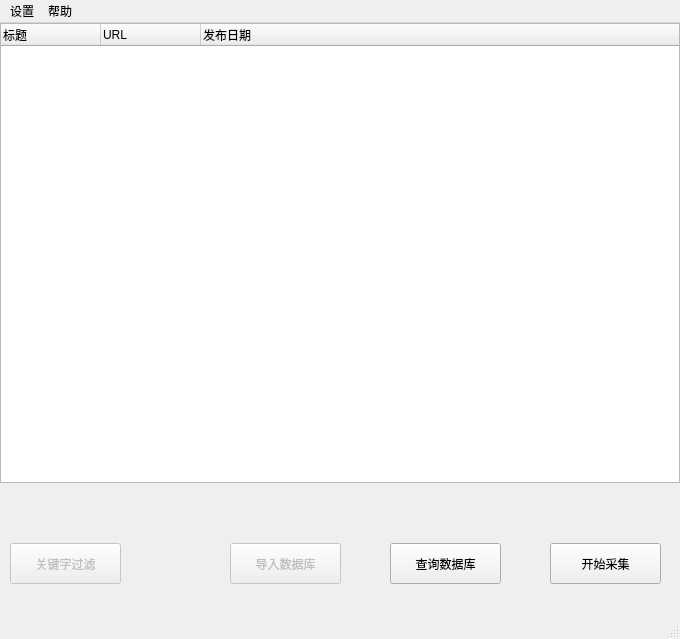
<?xml version="1.0" encoding="UTF-8"?>
<ui version="4.0">
 <class>RssMain</class>
 <widget class="QMainWindow" name="RssMain">
  <property name="geometry">
   <rect>
    <x>0</x>
    <y>0</y>
    <width>680</width>
    <height>639</height>
   </rect>
  </property>
  <property name="windowTitle">
   <string>MainWindow</string>
  </property>
  <widget class="QWidget" name="centralwidget">
   <widget class="QWidget" name="verticalLayoutWidget">
    <property name="geometry">
     <rect>
      <x>-1</x>
      <y>-1</y>
      <width>681</width>
      <height>461</height>
     </rect>
    </property>
    <layout class="QVBoxLayout" name="verticalLayout">
     <item>
      <widget class="QScrollArea" name="scrollArea">
       <property name="widgetResizable">
        <bool>true</bool>
       </property>
       <widget class="QWidget" name="scrollAreaWidgetContents">
        <property name="geometry">
         <rect>
          <x>0</x>
          <y>0</y>
          <width>677</width>
          <height>457</height>
         </rect>
        </property>
        <widget class="QTreeWidget" name="resultListWidget">
         <property name="geometry">
          <rect>
           <x>0</x>
           <y>0</y>
           <width>681</width>
           <height>461</height>
          </rect>
         </property>
         <column>
          <property name="text">
           <string>标题</string>
          </property>
         </column>
         <column>
          <property name="text">
           <string>URL</string>
          </property>
         </column>
         <column>
          <property name="text">
           <string>发布日期</string>
          </property>
         </column>
        </widget>
       </widget>
      </widget>
     </item>
    </layout>
   </widget>
   <widget class="QPushButton" name="importBtn">
    <property name="enabled">
     <bool>false</bool>
    </property>
    <property name="geometry">
     <rect>
      <x>230</x>
      <y>520</y>
      <width>111</width>
      <height>41</height>
     </rect>
    </property>
    <property name="text">
     <string>导入数据库</string>
    </property>
   </widget>
   <widget class="QPushButton" name="queryBtn">
    <property name="geometry">
     <rect>
      <x>390</x>
      <y>520</y>
      <width>111</width>
      <height>41</height>
     </rect>
    </property>
    <property name="text">
     <string>查询数据库</string>
    </property>
   </widget>
   <widget class="QPushButton" name="startBtn">
    <property name="geometry">
     <rect>
      <x>550</x>
      <y>520</y>
      <width>111</width>
      <height>41</height>
     </rect>
    </property>
    <property name="text">
     <string>开始采集</string>
    </property>
   </widget>
   <widget class="QPushButton" name="kwBtn">
    <property name="enabled">
     <bool>false</bool>
    </property>
    <property name="geometry">
     <rect>
      <x>10</x>
      <y>520</y>
      <width>111</width>
      <height>41</height>
     </rect>
    </property>
    <property name="text">
     <string>关键字过滤</string>
    </property>
   </widget>
  </widget>
  <widget class="QMenuBar" name="menubar">
   <property name="geometry">
    <rect>
     <x>0</x>
     <y>0</y>
     <width>680</width>
     <height>23</height>
    </rect>
   </property>
   <widget class="QMenu" name="menu">
    <property name="title">
     <string>设置</string>
    </property>
    <addaction name="actionRSS"/>
    <addaction name="actionSys"/>
    <addaction name="actionQuit"/>
   </widget>
   <widget class="QMenu" name="menu_2">
    <property name="title">
     <string>帮助</string>
    </property>
    <addaction name="actionAbout"/>
   </widget>
   <addaction name="menu"/>
   <addaction name="menu_2"/>
  </widget>
  <widget class="QStatusBar" name="statusbar">
   <property name="cursor">
    <cursorShape>IBeamCursor</cursorShape>
   </property>
   <property name="mouseTracking">
    <bool>true</bool>
   </property>
   <property name="focusPolicy">
    <enum>Qt::TabFocus</enum>
   </property>
   <property name="statusTip">
    <string>准备就绪</string>
   </property>
  </widget>
  <action name="actionRSS">
   <property name="text">
    <string>RSS源设置</string>
   </property>
  </action>
  <action name="actionSys">
   <property name="text">
    <string>系统设置</string>
   </property>
  </action>
  <action name="actionQuit">
   <property name="text">
    <string>退出</string>
   </property>
  </action>
  <action name="actionKw">
   <property name="text">
    <string>关键字设置</string>
   </property>
  </action>
  <action name="actionAbout">
   <property name="text">
    <string>关于</string>
   </property>
  </action>
 </widget>
 <resources/>
 <connections/>
</ui>
